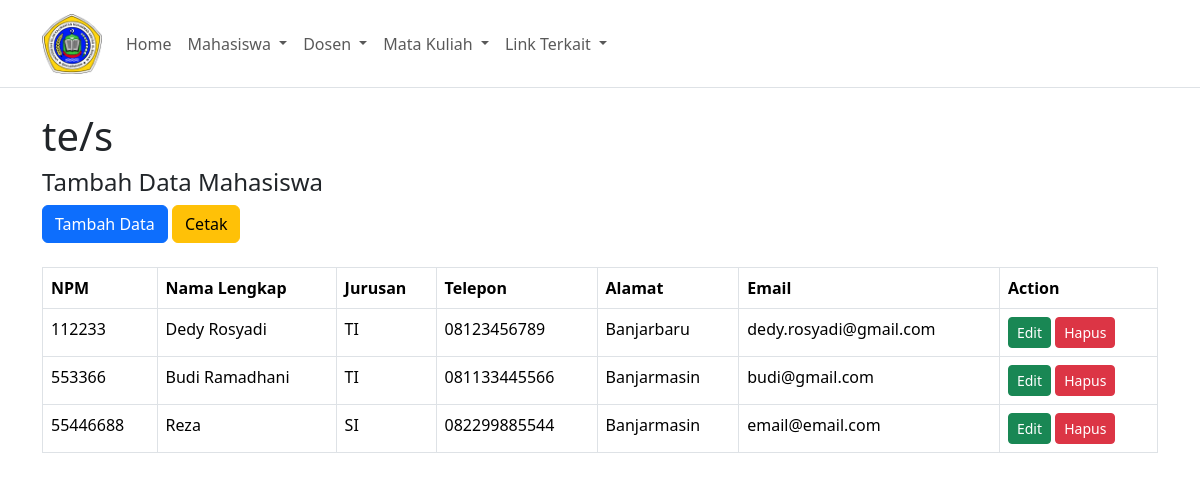
Screenshot of /?page=mahasiswa with the database file from the repository.
### tables this page shows
CREATE TABLE `mahasiswa` (
  `id` int(11) NOT NULL,
  `npm` varchar(10) NOT NULL,
  `nama` varchar(200) NOT NULL,
  `jurusan` varchar(5) NOT NULL,
  `telepon` varchar(15) NOT NULL,
  `alamat` varchar(200) NOT NULL,
  `email` varchar(100) NOT NULL
);

### mahasiswa/show.php (the view)
<h1>te/s</h1>
<h4>Tambah Data Mahasiswa</h4>
<a href="?page=mahasiswaAdd" class="btn btn-primary mb-4">Tambah Data</a>
<a href="mahasiswa/print.php" class="btn btn-warning mb-4" target="_blank">Cetak</a>
<table class="table table-bordered table-hover">
    <thead>
        <tr>
            <th>NPM</th>
            <th>Nama Lengkap</th>
            <th>Jurusan</th>
            <th>Telepon</th>
            <th>Alamat</th>
            <th>Email</th>
            <th>Action</th>
        </tr>
    </thead>
    <tbody>
        <?php
            include 'connection.php';
            $query = mysqli_query($con, "SELECT * FROM mahasiswa");
            while ($data = mysqli_fetch_array($query)) {
        ?>
            <tr>
                <td><?php echo $data['npm']; ?></td>
                <td><?php echo $data['nama']; ?></td>
                <td><?php echo $data['jurusan']; ?></td>
                <td><?php echo $data['telepon']; ?></td>
                <td><?php echo $data['alamat']; ?></td>
                <td><?php echo $data['email']; ?></td>
                <td>
                    <a class="btn btn-sm btn-success" href="?page=mahasiswaEdit&id=<?= $data['id']; ?>">Edit</a>
                    <a class="btn btn-sm btn-danger" href="?page=mahasiswaDelete&id=<?= $data['id']; ?>" onclick="return confirm('Lanjutkan menghapus data ?')">Hapus </a>
                </td>
            </tr>
        <?php
        }
        ?>
    </tbody>
</table>

### index.php (shortened to what this page needs)
<!doctype html>
<html lang="en">
<head>
    <link href="assets/css/bootstrap.min.css" rel="stylesheet">
    <link rel="stylesheet" href="https://cdnjs.cloudflare.com/ajax/libs/font-awesome/5.15.4/css/all.min.css">
</head>
<body>
    <?php include 'nav.php'; ?>
    <div class="container mt-4">
        <?php
            switch ($_GET['page']) {
                case 'mahasiswa' :
                    include 'mahasiswa/show.php';
                    break;
            }
        ?>
    </div>
</body>
</html>

### nav.php (shortened to what this page needs)
<nav class="navbar navbar-expand-xl border-bottom">
        <div class="container">
            <a class="navbar-brand" href="#">
                <img src="assets/img/logo.png" alt="Logo Uniska" width="60" class="d-inline-block align-text-top">
            </a>
            <div class="collapse navbar-collapse" id="navbarNavDropdown">
                <ul class="navbar-nav">
                    <li class="nav-item">
                        <a class="nav-link" aria-current="page" href="./">Home</a>
                    </li>
                    <li class="nav-item dropdown">
                        <a class="nav-link dropdown-toggle" href="#" role="button" data-bs-toggle="dropdown" aria-expanded="false">
                            Mahasiswa
                        </a>
                    </li>
                    <li class="nav-item dropdown">
                        <a class="nav-link dropdown-toggle" href="#" role="button" data-bs-toggle="dropdown" aria-expanded="false">
                            Dosen
                        </a>
                    </li>
                    <li class="nav-item dropdown">
                        <a class="nav-link dropdown-toggle" href="#" role="button" data-bs-toggle="dropdown" aria-expanded="false">
                            Mata Kuliah
                        </a>
                    </li>
                    <li class="nav-item dropdown">
                        <a class="nav-link dropdown-toggle" href="#" role="button" data-bs-toggle="dropdown" aria-expanded="false">
                            Link Terkait
                        </a>
                    </li>
                </ul>
            </div>
        </div>
    </nav>

### rows the page displays
mahasiswa: npm "112233", nama "Dedy Rosyadi", jurusan "TI", telepon "08123456789", alamat "Banjarbaru", email "dedy.rosyadi@gmail.com"
mahasiswa: npm "553366", nama "Budi Ramadhani", jurusan "TI", telepon "081133445566", alamat "Banjarmasin", email "budi@gmail.com"
mahasiswa: npm "55446688", nama "Reza", jurusan "SI", telepon "082299885544", alamat "Banjarmasin", email "email@email.com"
